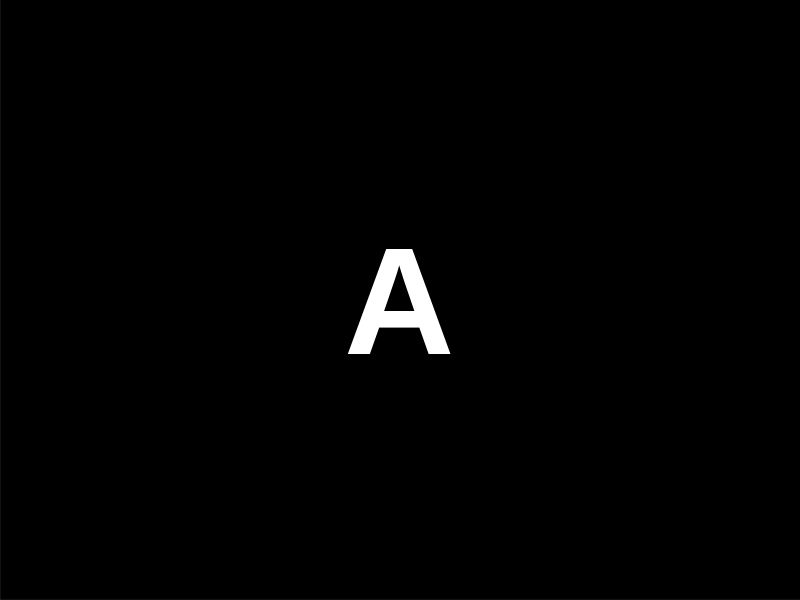

This chart was generated by the following MATLAB code: (Note: this script raises an error after producing the figure.)
function buildTemplates(outFile, fontLatin, fontChinese)
%BUILDTEMPLATES 生成字符模板库 templates.mat
%
%   buildTemplates()                         % 默认字体 Arial / SimHei
%   buildTemplates('templates.mat','Arial','SimHei')
%
%   用系统字体渲染 0-9、A-Z(去掉 I/O) 与 31 个省级简称, 再走与分割阶段
%   完全相同的归一化流程(32x16 -> 24x12 特征), 保证两端特征可比。
%
%   ！中文字体与车牌实际字体有差异, 模板匹配对汉字只能做到"演示级";
%     工程上建议用真实标注样本替换, 或改用 train_char_cnn.m 训练 CNN

if nargin < 1 || isempty(outFile)
    outFile = fullfile(fileparts(mfilename('fullpath')), 'templates.mat');
end
if nargin < 2 || isempty(fontLatin),   fontLatin = 'Arial';   end
if nargin < 3 || isempty(fontChinese), fontChinese = 'SimHei'; end

letters = setdiff('A':'Z', 'IO');      % 车牌不使用 I 和 O
digits  = '0':'9';
prov = {'京','津','冀','晋','蒙','辽','吉','黑','沪','苏','浙','皖','闽','赣', ...
        '鲁','豫','鄂','湘','粤','桂','琼','渝','川','贵','云','藏','陕','甘', ...
        '青','宁','新'};

fprintf('    渲染 %d 字母 / %d 数字 / %d 汉字 ...\n', ...
        numel(letters), numel(digits), numel(prov));

T = struct();
T.letters = packSet(num2cell(letters), fontLatin);
T.digits  = packSet(num2cell(digits),  fontLatin);
T.chinese = packSet(prov,              fontChinese);

% 注意: 不能用 struct('label', {cellArray}) 的形式, 那会生成 struct 数组
T.alnum         = struct();
T.alnum.label   = [T.letters.label,   T.digits.label];
T.alnum.feature = [T.letters.feature, T.digits.feature];

T.info = struct('created', datestr(now), 'version', 2, ...
                'fontLatin', fontLatin, 'fontChinese', fontChinese);

save(outFile, '-struct', 'T');
fprintf('    模板已保存: %s\n', outFile);
end

% ======================== 局部函数 ========================

function s = packSet(chars, fontName)
n = numel(chars);
s = struct();
s.label   = cell(1, n);
s.feature = cell(1, n);
for k = 1:n
    ch  = chars{k};
    bw  = renderChar(ch, fontName);
    img = normalizeChar(bw, 32, 16, 2);
    if ~any(img(:))
        warning('buildTemplates:emptyTemplate', '字符 "%s" 的模板为空', ch);
    end
    s.label{k}   = ch;
    s.feature{k} = charFeature(img);
end
end

function bw = renderChar(ch, fontName)
%RENDERCHAR 渲染单字符并裁剪到最小外接矩形
isCJK = double(ch(1)) > 127;
canvasSize = 300;
if isCJK
    fontSize = 110;
else
    fontSize = 140;
end

canvas = zeros(canvasSize, canvasSize, 'uint8');
out = canvas;
try
    out = insertText(canvas, [canvasSize/2 canvasSize/2], ch, ...
        'FontSize', fontSize, 'BoxOpacity', 0, 'TextColor', 'white', ...
        'AnchorPoint', 'Center', 'Font', fontName);
catch
    % insertText 不可用(无 Computer Vision Toolbox)时走 figure 渲染
end
bw = toBinary(out);

if ~any(bw(:))
    bw = renderCharFigure(ch, fontName);
end

[r, c] = find(bw);
if isempty(r)
    error('buildTemplates:renderFail', '字符 "%s" 渲染失败, 请检查字体 %s 是否安装', ch, fontName);
end
bw = bw(min(r):max(r), min(c):max(c));
end

function bw = toBinary(out)
%TOBINARY 统一成二维逻辑图
%   注意: insertText 对二维(灰度)输入返回的是三通道结果, 必须先转灰度,
%   否则后面 find/索引会按三维数组处理, 索引越界导致模板为空。
if isempty(out)
    bw = false(0, 0);
    return;
end
if ndims(out) == 3
    out = rgb2gray(out);
end
bw = reshape(out, size(out, 1), size(out, 2)) > 128;
end

function bw = renderCharFigure(ch, fontName)
%RENDERCHARFIGURE 备用渲染方案: 黑底白字 figure -> print 成 PNG -> 读回
f = figure('Visible', 'off', 'Color', 'k', 'MenuBar', 'none', 'ToolBar', 'none', ...
           'NumberTitle', 'off', 'Units', 'pixels', 'Position', [50 50 320 320]);
closeFcn = onCleanup(@() close(f)); %#ok<NASGU>
set(f, 'InvertHardcopy', 'off');     % 关掉自动反色, 否则背景会变成白色

ax = axes('Parent', f, 'Color', 'k', 'Units', 'normalized', 'Position', [0 0 1 1], ...
          'XLim', [0 1], 'YLim', [0 1], 'XTick', [], 'YTick', []);
text(0.5, 0.5, ch, 'Parent', ax, 'Color', 'w', 'FontName', fontName, ...
     'FontWeight', 'bold', 'FontSize', 110, ...
     'HorizontalAlignment', 'center', 'VerticalAlignment', 'middle');

tmpFile = [tempname '.png'];
print(f, tmpFile, '-dpng', '-r96');
bw = toBinary(imread(tmpFile));
delete(tmpFile);
end
